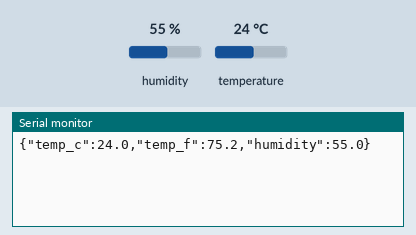
Simulated run of this program. Board: Arduino Uno, built with avr-gcc and run on an emulated ATmega328P. Shown: the last lines printed to the serial monitor. The test bench sets the inputs (shaded band); at power-on: humidity 55 %, temperature 24 °C.

Above: at 18.0 s.
18.1 s: humidity set to 22 %
At 21.0 s:
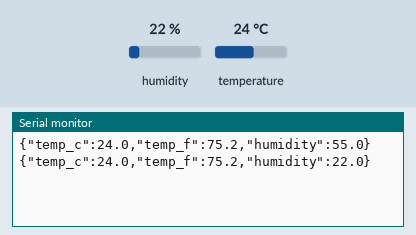
33.1 s: temperature set to 12 °C
At 41.5 s:
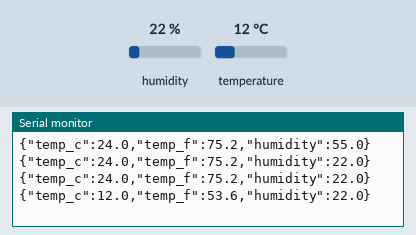
48.1 s: humidity set to 40 %
At 51.3 s:
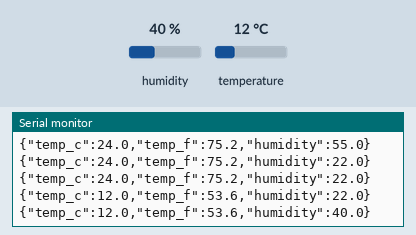
Timing chart, 0 to 52.8 s (numbered marks = the images above; inputs shaded):
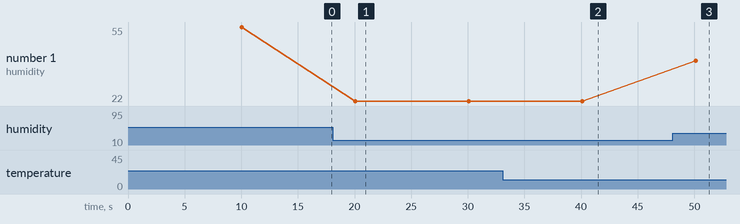

Measured:
- after the input at 18.1 s, the serial monitor: prints a new line after 1.9 s (image 1)
- after the input at 33.1 s, the serial monitor: prints a new line after 7.0 s (image 2)
- after the input at 48.1 s, the serial monitor: prints a new line after 2.0 s (image 3)
- plotted number 1: 55 → 22 after the input at 18.1 s, 22 → 40 after the input at 48.1 s

The program:

main.cpp
```cpp
#include <Arduino.h>
#include "DHT.h"

#define DHTPIN 2        // Digital pin connected to the DHT sensor
#define DHTTYPE DHT11   // DHT 11

DHT dht(DHTPIN, DHTTYPE);

void setup() {
  Serial.begin(9600);
  dht.begin();
}

void loop() {
  // DHT11 hard floor: ~2s between reads (slow sensor). See CLAUDE.md.
  delay(10000);

  float humidity = dht.readHumidity();
  float temp = dht.readTemperature();      // Celsius
  float temp_f = dht.readTemperature(true);  // Fahrenheit

  // Emit errors as JSON too, so the backend has ONE parsing code path.
  if (isnan(humidity) || isnan(temp) || isnan(temp_f)) {
    Serial.println("{\"error\":\"Failed to read from DHT sensor\"}");
    return;
  }

  // One JSON object per line. 1 decimal place only - more would be false
  // precision for a +/-2C sensor.
  Serial.print("{\"temp_c\":");
  Serial.print(temp, 1);
  Serial.print(",\"temp_f\":");
  Serial.print(temp_f, 1);
  Serial.print(",\"humidity\":");
  Serial.print(humidity, 1);
  Serial.println("}");
}
```
